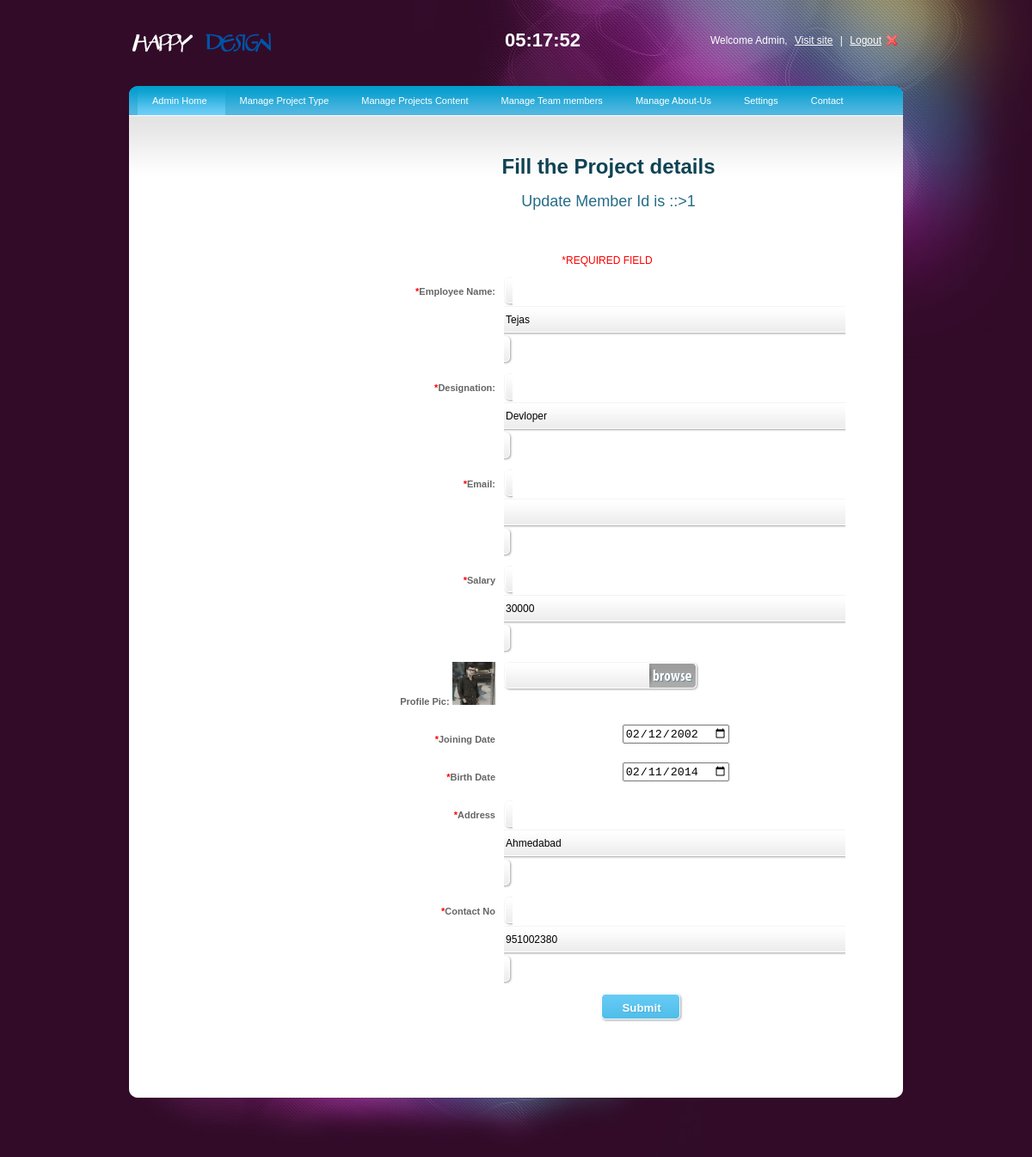
The app's page /Admin_panel/update_team_record.php?imgid=1 with its own data.
### tables this page shows
CREATE TABLE IF NOT EXISTS `employee_table` (
  `id` int(11) NOT NULL AUTO_INCREMENT,
  `emp_name` varchar(255) NOT NULL,
  `designation` varchar(255) NOT NULL,
  `salary` int(11) NOT NULL,
  `profile_photo` varchar(255) NOT NULL,
  `joining_date` date NOT NULL,
  `dob` date NOT NULL,
  `address` varchar(255) NOT NULL,
  `contact_no` bigint(15) NOT NULL,
  PRIMARY KEY (`id`)
);

### Admin_panel/update_team_record.php (the view, shortened to what this page needs)
<!DOCTYPE html PUBLIC "-//W3C//DTD XHTML 1.0 Transitional//EN" "http://www.w3.org/TR/xhtml1/DTD/xhtml1-transitional.dtd">
<html xmlns="http://www.w3.org/1999/xhtml">
<head>
<link rel="stylesheet" type="text/css" href="style.css" />
<link rel="stylesheet" type="text/css" media="all" href="niceforms-default.css" />
</head>
<body>
<div id="main_container">
	<div class="header">
    <div class="logo"><a href="#"><img src="images/logo2.png" alt="" title="" border="0" /></a></div>
    <div class="right_header">Welcome Admin,  <a href="../index.html">Visit site</a> |  <a href="logout.php" class="logout">Logout</a></div>
    <div class="jclock"></div>
    </div>
    <div class="main_content">
                    <div class="menu">
                    <ul>
                    <li><a class="current" href="index.php">Admin Home</a></li>
                    <li><a href="index.html">Manage Project Type</a>
                    </li>
                    <li><a href="index.html">Manage Projects Content</a>
                    </li>
                    <li><a href="index.html">Manage Team members</a>
                    </li>
                    <li><a href="index.html">Manage About-Us </a>
                    </li>
                    <li><a href="index.html">Settings</a>
                        </li>
                        </ul>
                    <li><a href="contact_us.php">Contact</a></li>
                    </div>
    <div class="center_content">
    <div class="left_content">
    </div>
    <div class="right_content" >
    <h1>Fill the Project details</h1>
<?php
$ID=$_GET['imgid'];
$result=mysql_query("select * from employee_table where id='".$ID."'");
while($oldvalue=mysql_fetch_array($result)){
	$oldname=$oldvalue['emp_name'];
	$olddes=$oldvalue['designation'];
	$oldemail=$oldvalue['email'];
	$oldsal=$oldvalue['salary'];
	$oldpic=$oldvalue['profile_photo'];
	$oldjd=$oldvalue['joining_date'];
	$oldbod=$oldvalue['dob'];
	$oldadd=$oldvalue['address'];
	$oldcon=$oldvalue['contact_no'];
}
?>
     <h2>Update Member Id is ::><?php echo $ID;?></h2>
         <div class="form">
				<form action="Update_Team_fully.php" method="post" enctype="multipart/form-data" class="niceform" name="myForm" onsubmit="return(validate())" >
                <fieldset>
					<dl>
					<font color="red">*REQUIRED FIELD</font>
					</dl>
                    <dl>
                        <dt><label for=""><font color="red">*</font>Employee Name:</label></dt>
                        <dd><input type="text" name="emp" id="" size="54" value="<?php echo $oldname;?>" /></dd>
                    </dl>
                    <dl>
                        <dt><label for=""><font color="red">*</font>Designation:</label></dt>
                        <dd><input type="text" name="des" size="54" value="<?php echo $olddes;?>"/></dd>
                    </dl>
					 <dl>
                        <dt><label for=""><font color="red">*</font>Email:</label></dt>
                        <dd><input type="text" name="ema" size="54" value="<?php echo $oldemail;?>"/></dd>
                    </dl>
					<dl>
                        <dt><label for=""><font color="red">*</font>Salary</label></dt>
                        <dd><input type="text" name="sal" size="54" value="<?php echo $oldsal;?>"/></dd>
                    </dl>
					 <dl>
                        <dt><label for="">Profile Pic:</label>
						<img src="../photo/<?php echo $oldpic; ?>" width="50"></dt><dd>
                        <input name="photo" type="file"  /></dd></dt>
						</dl>
					<dl>
                    <dl>
                    	<dt><label for="start_date"><font color="red">*</font>Joining Date</label></dt>
                    	<dd><input class="infusion-field-input" type="date" name="joi" size="54" value="<?php echo $oldjd;?>"></dd>
                    </dl>
                    <dl>
                    	<dt><label for=""><font color="red">*</font>Birth Date</label></dt>
                    	<dd><input type="date" name="bir" size="54" value="<?php echo $oldbod;?>"/></dd>
                    </dl>
                     <dl>
                        <dt><label for=""><font color="red">*</font>Address</label></dt>
                        <dd><input type="text" name="add" size="54" value="<?php echo $oldadd;?>"/></dd>
                    </dl>
                     <dl>
                        <dt><label for=""><font color="red">*</font>Contact No</label></dt>
                        <dd><input type="text" name="con" size="54" value="<?php echo $oldcon;?>"/></dd>
                    </dl>
                     <dl class="submit">
                    <input type="submit" name="btnsave" id="submit" value="Submit" />
                     </dl>
                </fieldset>
         </form>
         </div>
     </div>
  </div>
    </div>
    <div class="footer">
    </div>
</div>
</body>
</html>

### Admin_panel/style.css (style rules this page uses)
body { background:url(images/bg.jpg) no-repeat center top #310b28; font-family:Arial, Helvetica, sans-serif; padding:0; font-size:12px; margin:0 auto; color: #0e4354; }
a { color:#256c89; }
h2 { font-size:18px; color:#256c89; font-weight:normal; padding:0px 0 15px 0; margin:0px; clear:both; }
#main_container { margin:0 auto; width:900px; padding:0px 0 0px 0; }
.header { width:900px; height:100px; }
.logo { float:left; padding:35px 0 0 0; }
.jclock { color:#FFFFFF; float:right; font-size:22px; font-weight:bold; padding:34px 25px 0 0; }
.right_header { width:350px; float:right; text-align:right; color:#FFFFFF; padding:40px 0 0 0; }
.right_header a { margin:0 5px 0 5px; text-decoration:underline; color:#FFFFFF; }
.right_header a.logout { background:url(images/user_logout.png) no-repeat right; padding-right:20px; }
.main_content { margin:0 auto; width:900px; height:auto; padding:0px 0 50px 0; background:url(images/menu_bg.jpg) no-repeat center top #fff; }
.footer { width:900px;height:87px;background:url(images/footer_bg.jpg) no-repeat center top; }
.menu { font-size:11px;padding:0px 10px 0 10px; float:left; width:880px; }
.menu ul { padding:0;margin:0;list-style-type:none; height:34px; }
.menu ul li { float:left;height:34px;line-height:34px; }
.menu a, .menu a:visited { display:block;float:left;height:100%;font-size:11px;text-decoration:none;color:#fff;padding:0 21px 0 17px; }
.menu a.current { background:url(images/menu_bg.gif) repeat-x center; }
.center_content { clear:both; }
.left_content { width:195px; float:left; padding:30px 0 0 20px; }
.right_content { width:625px; float:left; padding:30px 0 0 30px; text-align:center; }

### Admin_panel/niceforms-default.css (style rules this page uses)
.form { width:600px; float:left; clear:both; }
fieldset { border:none; clear:both; }
label { font-size:11px; font-weight:bold; color:#666; }
dl { clear:both; width:600px; }
dl.submit { clear:both; width:500px; text-align:center; padding:0 0 0 90px; }
dt { float:left; text-align:right; width:170px; line-height:34px; padding:0 10px 10px 0; }
dd { float:left; width:400px; margin:0 0 10px 0; }
.NFText { border:none; vertical-align:middle; font:12px/15px Arial, Helvetica, sans-serif; background:none; float:left; }
.NFButton { width:auto; height:34px; padding:0 15px; font-weight:bold; background:url(img/button.gif) repeat-x 0 0; cursor:pointer; border:none;color:#FFFFFF; text-shadow:1px 1px #45add8;vertical-align:middle; }
select, input, textarea, button { outline:none; resize:none; }

### records on screen
employee_table: emp "Tejas", des "Devloper", sal "30000", profile_photo (picture), joi "02/12/2002", bir "02/11/2014", add "Ahmedabad", con "951002380"

### other values on screen
$ID "1"
